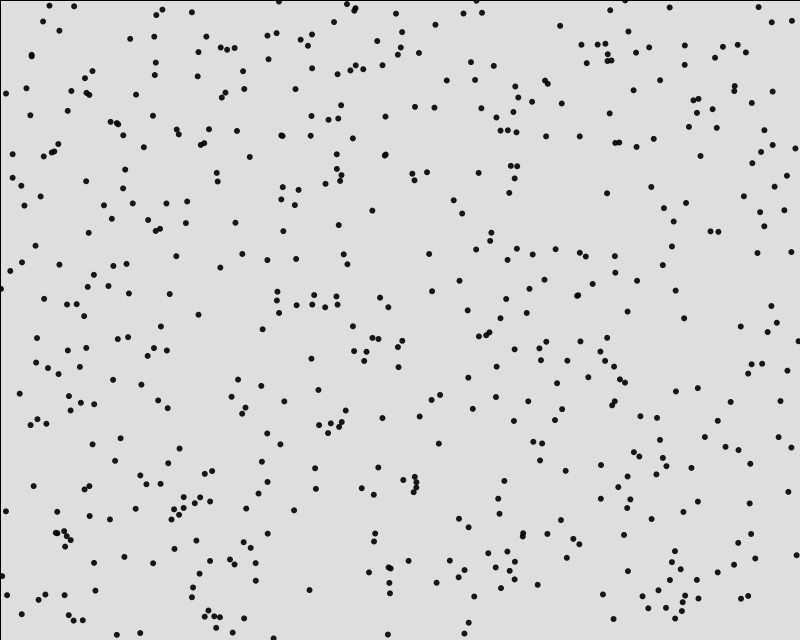
Frame 1 (no input)
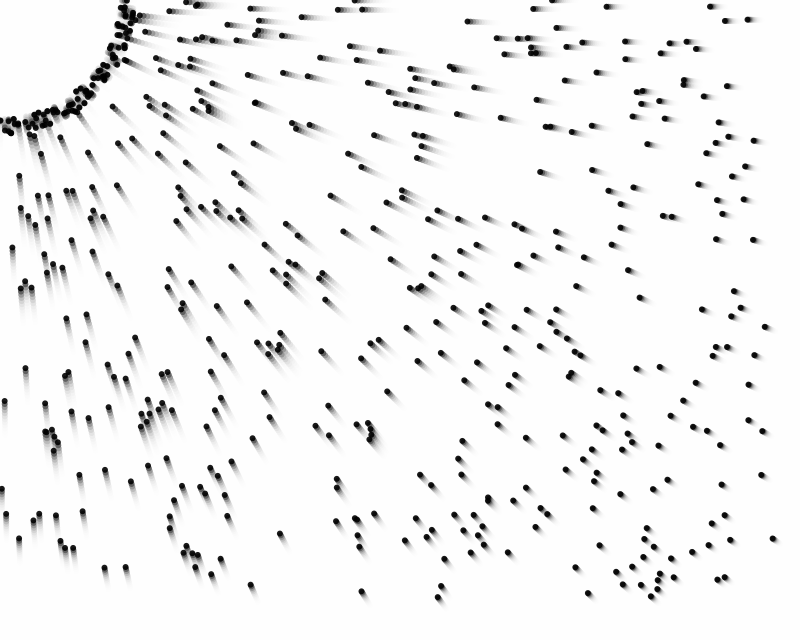
Frame 60 (the mouse pressed at the canvas centre just before this capture)
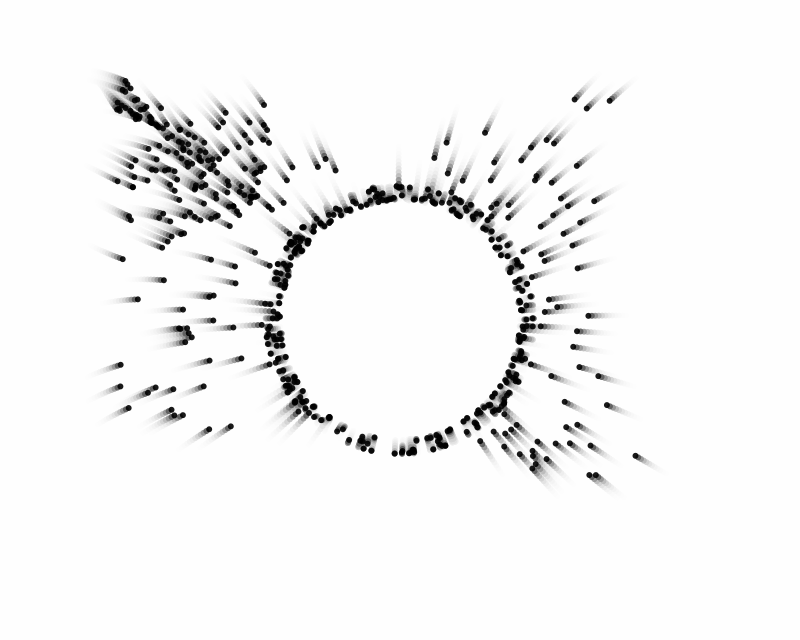
Frame 120 (the mouse held since frame 60 and released just before this capture)

The Processing sketch that drew these frames (run headless with seeded random() and noise(); from frame 60 on, the mouse is pressed at the canvas centre):

// Processing sketch: assignment3_tadpoles
// ── assignment3_tadpoles.pde
ArrayList<Tadpole> tadpoles = new ArrayList<Tadpole>();
Attractor a;

void setup() {
  size(800, 640);

  for (int i = 0; i<550; i++) {
    tadpoles.add ( new Tadpole( random(0, width), random(0, height), 6 ) );
  } 
  a = new Attractor(0, 0, 15);
}

void draw() {
  fill(255, 90);
  //fill(185, 224, 249, 90);
  rect(0, 0, width, height);
  
  a.pos.x = mouseX;
  a.pos.y = mouseY;
  a.display();

  for (int i=0; i<tadpoles.size(); i++) {
    Tadpole t = tadpoles.get(i);

    PVector force = a.attractionForce(t);
    t.applyForce(force);

    t.update();
    t.applyRestitution(-0.01);
    t.checkEdges();
    t.display();
  }
}

// ── Attractor.pde
class Attractor {
  float mass;
  float G;
  PVector pos;

  Attractor(float x, float y, float m) {
    pos = new PVector(x, y);
    mass = m;
    G = 1;
  }

  PVector attractionForce(Tadpole t) {
    PVector force = PVector.sub(pos, t.pos);
    float d = force.mag();
    force.normalize();
    float strength = (G * mass * t.mass) / (d*d);

    if (d>130) {
      force.mult(strength * 1200);
    } else {
      force.mult(strength * -500);
    }
    
    return force;
  }

  void display() {
    //println(pos.x);  
  }
}

// ── Tadpole.pde
class Tadpole {
  PVector pos, vel, acc;
  float mass;
  float c1, c2;

  Tadpole(float x, float y, float m) {
    mass = m;
    pos = new PVector(x, y);
    vel = new PVector(0, 0);
    acc = new PVector(0, 0);
  }
  
  void applyForce(PVector force) {
    PVector f = PVector.div(force, mass);
    acc.add(f);
  }

  void update() {
    vel.add(acc);
    pos.add(vel);
    acc.mult(0);
    vel.limit(3);
  }
  
  void applyRestitution(float rest) {
    float value = 1.0 + rest;
    vel.mult(value);
  }
  
  void checkEdges(){
    if(pos.x > width){
      pos.x = width;
      vel.x *= -1;
    }
    if(pos.x<0){
      pos.x = 0;
      vel.x *= -1;
    }
    if(pos.y > height){
      pos.y = height;
      vel.y *= -1;
    }
    if(pos.y<0){
      pos.y = 0;
      vel.y *= -1;
    }
  }

  void display() {
    noStroke();
    fill(0, 230);
    ellipse(pos.x, pos.y, mass, mass);
  }
}
